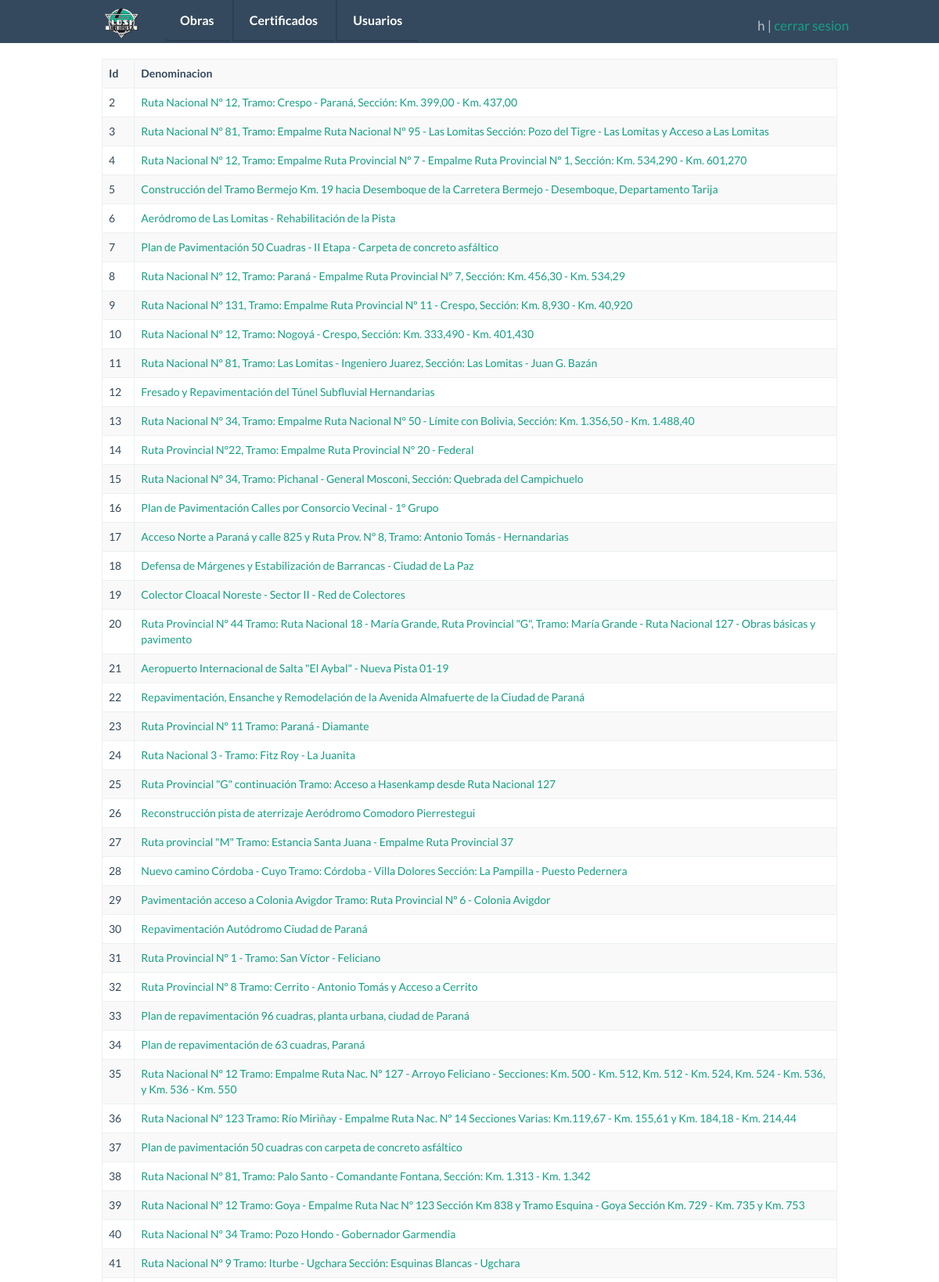
Screenshot of /obras/listado.php (signed in, upper part) with the database file from the repository.
### tables this page shows
CREATE TABLE `obrasejecutadas` (
  `ID` int(11) NOT NULL AUTO_INCREMENT,
  `Seleccion` tinyint(1) NOT NULL DEFAULT '0',
  `denominacion` varchar(255) DEFAULT NULL,
  `enejec` tinyint(1) NOT NULL DEFAULT '0',
  `idcomitente` smallint(5) unsigned DEFAULT NULL,
  `tipoDeObra` varchar(255) DEFAULT NULL,
  `montoContractualOriginal` double DEFAULT NULL,
  `montoContractualFinal` double DEFAULT NULL,
  `fechaTerminacionOriginal` timestamp NOT NULL DEFAULT CURRENT_TIMESTAMP ON UPDATE CURRENT_TIMESTAMP,
  `FechaTerminacionFinal` timestamp NOT NULL DEFAULT '0000-00-00 00:00:00',
  `PlazoOriginal` varchar(15) DEFAULT NULL,
  `PlazoFinal` varchar(15) DEFAULT NULL,
  `idPersoneria` smallint(5) unsigned DEFAULT NULL,
  `participacion` float DEFAULT NULL,
  `ute` varchar(50) DEFAULT NULL,
  `observacion` varchar(255) DEFAULT NULL,
  `longitud` double unsigned DEFAULT NULL,
  `longitudMedida` smallint(5) unsigned DEFAULT NULL,
  `terraplenes` double unsigned DEFAULT NULL,
  `terraplenesMedida` smallint(5) unsigned DEFAULT NULL,
  `recubrimiento` double unsigned DEFAULT NULL,
  `recubrimientoMedida` smallint(5) unsigned DEFAULT NULL,
  `baseNoButuminosa` double unsigned DEFAULT NULL,
  `baseMedida` smallint(5) unsigned DEFAULT NULL,
  `banquinaRipio` double unsigned DEFAULT NULL,
  `banquinaRipioMedida` smallint(5) unsigned DEFAULT NULL,
  `tratamientoTriple` double unsigned DEFAULT NULL,
  `tratamientoTripleMedida` smallint(5) unsigned DEFAULT NULL,
  `Hormigones` double unsigned DEFAULT NULL,
  `HormigonesMedida` smallint(5) unsigned DEFAULT NULL,
  `reforestacion` double unsigned DEFAULT NULL,
  `reforestacionMedida` smallint(5) unsigned DEFAULT NULL,
  `certEjecucion` tinyint(1) NOT NULL DEFAULT '0',
  `rp` tinyint(1) NOT NULL DEFAULT '0',
  `rd` tinyint(1) NOT NULL DEFAULT '0',
  `ok` tinyint(1) NOT NULL DEFAULT '0',
  `fechaInicio` timestamp NOT NULL DEFAULT '0000-00-00 00:00:00',
  `fechaLicitacion` timestamp NOT NULL DEFAULT '0000-00-00 00:00:00',
  `fechaContrato` timestamp NOT NULL DEFAULT '0000-00-00 00:00:00',
  `fechaReplanteo` timestamp NOT NULL DEFAULT '0000-00-00 00:00:00',
  `financiada` varchar(50) DEFAULT NULL,
  `comentario` varchar(255) DEFAULT NULL,
  `fechaRP` timestamp NOT NULL DEFAULT '0000-00-00 00:00:00',
  `fechaRD` timestamp NOT NULL DEFAULT '0000-00-00 00:00:00',
  `kml` varchar(45) DEFAULT NULL,
  PRIMARY KEY (`ID`),
  KEY `FK_obrasejecutadas_Comitente` (`idcomitente`),
  KEY `FK_obrasejecutadas_2` (`idPersoneria`),
  KEY `FK_obrasejecutadas_3` (`longitudMedida`),
  KEY `FK_obrasejecutadas_4` (`banquinaRipioMedida`),
  KEY `FK_obrasejecutadas_5` (`HormigonesMedida`),
  KEY `FK_obrasejecutadas_6` (`tratamientoTripleMedida`),
  KEY `FK_obrasejecutadas_7` (`terraplenesMedida`),
  KEY `FK_obrasejecutadas_8` (`recubrimientoMedida`),
  KEY `FK_obrasejecutadas_9` (`baseMedida`),
  KEY `FK_obrasejecutadas_10` (`reforestacionMedida`),
  CONSTRAINT `FK_obrasejecutadas_10` FOREIGN KEY (`reforestacionMedida`) REFERENCES `medida` (`idMedida`),
  CONSTRAINT `FK_obrasejecutadas_2` FOREIGN KEY (`idPersoneria`) REFERENCES `personeria` (`id`),
  CONSTRAINT `FK_obrasejecutadas_3` FOREIGN KEY (`longitudMedida`) REFERENCES `medida` (`idMedida`),
  CONSTRAINT `FK_obrasejecutadas_4` FOREIGN KEY (`banquinaRipioMedida`) REFERENCES `medida` (`idMedida`),
  CONSTRAINT `FK_obrasejecutadas_5` FOREIGN KEY (`HormigonesMedida`) REFERENCES `medida` (`idMedida`),
  CONSTRAINT `FK_obrasejecutadas_6` FOREIGN KEY (`tratamientoTripleMedida`) REFERENCES `medida` (`idMedida`),
  CONSTRAINT `FK_obrasejecutadas_7` FOREIGN KEY (`terraplenesMedida`) REFERENCES `medida` (`idMedida`),
  CONSTRAINT `FK_obrasejecutadas_8` FOREIGN KEY (`recubrimientoMedida`) REFERENCES `medida` (`idMedida`),
  CONSTRAINT `FK_obrasejecutadas_9` FOREIGN KEY (`baseMedida`) REFERENCES `medida` (`idMedida`),
  CONSTRAINT `FK_obrasejecutadas_Comitente` FOREIGN KEY (`idcomitente`) REFERENCES `comitente` (`id`)
);

### clases/ActiveRecord/MysqlObrasEjecutadasActiveRecord.php (called while the page is built, shortened)
<?php
include_once '../clases/ValueObject/ObrasEjecutadasValueObject.php';
class MysqlObrasEjecutadasActiveRecord implements ActiveRecord{
    public function buscarTodo() {
        $sql = "SELECT * FROM obrasejecutadas;";
        $resultado = mysql_query($sql);
        if($resultado){
            $aObras = array();
            while ($fila = mysql_fetch_object($resultado)){
                $oValueObject = new ObrasEjecutadasValueObject();
                $oValueObject->setBanquinaRipio($fila->banquinaRipio);
                $oValueObject->setBanquinaRipioMedida($fila->banquinaRipioMedida);
                $oValueObject->setBaseMedida($fila->baseMedida);
                $oValueObject->setBaseNoButuminosa($fila->baseNoButuminosa);
                $oValueObject->setCertEjecucion($fila->certEjecucion);
                $oValueObject->setComentario($fila->comentario);
                $oValueObject->setDenominacion($fila->denominacion);
                $oValueObject->setEnejec($fila->enejec);
                $oValueObject->setFechaContrato($fila->fechaContrato);
                $oValueObject->setFechaInicio($fila->fechaInicio);
                $oValueObject->setFechaLicitacion($fila->fechaLicitacion);
                $oValueObject->setFechaRD($fila->fechaRD);
                $oValueObject->setFechaRP($fila->fechaRP);
                $oValueObject->setFechaReplanteo($fila->fechaReplanteo);
                $oValueObject->setFechaTerminacionFinal($fila->FechaTerminacionFinal);
                $oValueObject->setFechaTerminacionOriginal($fila->fechaTerminacionOriginal);
                $oValueObject->setFinanciada($fila->financiada);
                $oValueObject->setHormigones($fila->Hormigones);
                $oValueObject->setHormigonesMedida($fila->HormigonesMedida);
                $oValueObject->setID($fila->ID);
                $oValueObject->setIdPersoneria($fila->idPersoneria);
                $oValueObject->setIdcomitente($fila->idcomitente);
                $oValueObject->setLongitud($fila->longitud);
                $oValueObject->setLongitudMedida($fila->longitudMedida);
                $oValueObject->setMontoContractualFinal($fila->montoContractualFinal);
                $oValueObject->setMontoContractualOriginal($fila->montoContractualOriginal);
                $oValueObject->setObservacion($fila->observacion);
                $oValueObject->setOk($fila->ok);
                $oValueObject->setParticipacion($fila->participacion);
                $oValueObject->setPlazoFinal($fila->PlazoFinal);
                $oValueObject->setPlazoOriginal($fila->PlazoOriginal);
                $oValueObject->setRd($fila->rd);
                $oValueObject->setRecubrimiento($fila->recubrimiento);
                $oValueObject->setRecubrimientoMedida($fila->recubrimientoMedida);
                $oValueObject->setReforestacion($fila->reforestacion);
                $oValueObject->setReforestacionMedida($fila->reforestacionMedida);
                $oValueObject->setRp($fila->rp);
                $oValueObject->setSeleccion($fila->Seleccion);
                $oValueObject->setTerraplenes($fila->terraplenes);
                $oValueObject->setTerraplenesMedida($fila->terraplenesMedida);
                $oValueObject->setTipoDeObra($fila->tipoDeObra);
                $oValueObject->setTratamientoTriple($fila->tratamientoTriple);
                $oValueObject->setTratamientoTripleMedida($fila->tratamientoTripleMedida);
                $oValueObject->setUte($fila->ute);
                $oValueObject->setKml($fila->kml);
                $aObras[] = $oValueObject;
            }
            return $aObras;
        } else {
            return FALSE;
        }
    }
}
?>

### clases/ValueObject/ObrasEjecutadasValueObject.php (called while the page is built, shortened)
<?php
class ObrasEjecutadasValueObject {
    private $ID, $Seleccion, $denominacion, $enejec, $idcomitente, $tipoDeObra;
    public function getID() {
        return $this->ID;
    }
    public function setID($ID) {
        $this->ID = $ID;
    }
    public function getDenominacion() {
        return $this->denominacion;
    }
    public function setDenominacion($denominacion) {
        $this->denominacion = $denominacion;
    }
}
?>

### obras/listado.php (the view, shortened to what this page needs)
<!DOCTYPE html>
<html>
    <head>
        <?php include_once "../includes/php/estilos.php";?>
    </head>
    <body>
        <?php include_once "../includes/php/header.php"; ?>
        <div class="container">
            <table class="table table-striped table-bordered table-hover">
                <tr>
                    <th>Id</th>
                    <th>Denominacion</th>
                </tr>
                <?php
                include_once '../clases/ActiveRecord/MysqlObrasEjecutadasActiveRecord.php';
                $oObras = new MysqlObrasEjecutadasActiveRecord();
                $aObras = $oObras->buscarTodo();
                foreach ($aObras as $llave => $valor) { ?>
                    <tr>
                        <td><?php echo $valor->getID(); ?></td>
                        <td><a href="muestra.php?id=<?php echo $valor->getID(); ?>"><?php echo utf8_encode($valor->getDenominacion()); ?></a></td>
                    </tr>
                    <?php
                }
                ?>
            </table>
        </div>
    </body>
</html>

### css/flat-ui.css (style rules this page uses)
body { font-family: 'Lato', Helvetica, Arial, sans-serif; font-size: 14px; line-height: 1.231; color: #34495e; background-color: #ffffff; }
a { color: #16a085; text-decoration: none; -webkit-transition: 0.25s; -moz-transition: 0.25s; -o-transition: 0.25s; transition: 0.25s; -webkit-backface-visibility: hidden; }

### css/demo.css (style rules this page uses)
.container { max-width: 970px !important; }

### css/otros-estilos.css (style rules this page uses)
table { max-width: 100%; background-color: transparent; }
th { text-align: left; }
.table { width: 100%; margin-bottom: 21px; }
.table > thead > tr > th, .table > tbody > tr > th, .table > tfoot > tr > th, .table > thead > tr > td, .table > tbody > tr > td, .table > tfoot > tr > td { padding: 8px; line-height: 1.428571429; vertical-align: top; border-top: 1px solid #ecf0f1; }
.table-bordered { border: 1px solid #ecf0f1; }
.table-bordered > thead > tr > th, .table-bordered > tbody > tr > th, .table-bordered > tfoot > tr > th, .table-bordered > thead > tr > td, .table-bordered > tbody > tr > td, .table-bordered > tfoot > tr > td { border: 1px solid #ecf0f1; }
.table-striped > tbody > tr:nth-child(odd) > td, .table-striped > tbody > tr:nth-child(odd) > th { background-color: #f9f9f9; }
* { margin: 0; }
html, body { height: 100%; }
.container { min-height: 100%; height: auto !important; height: 100%; margin: 0 auto -40px; }

### rows the page displays
obrasejecutadas: ID "2", denominacion "Ruta Nacional Nº 12, Tramo: Crespo - Paraná, Sección: Km. 399,00 - Km. 437,00"
obrasejecutadas: ID "3", denominacion "Ruta Nacional Nº 81, Tramo: Empalme Ruta Nacional Nº 95 - Las Lomitas Sección: Pozo del Tigre - Las Lomitas y Acceso a Las Lomitas"
obrasejecutadas: ID "4", denominacion "Ruta Nacional Nº 12, Tramo: Empalme Ruta Provincial Nº 7 - Empalme Ruta Provincial Nº 1, Sección: Km. 534,290 - Km. 601,270"
obrasejecutadas: ID "5", denominacion "Construcción del Tramo Bermejo Km. 19 hacia Desemboque de la Carretera Bermejo - Desemboque, Departamento Tarija"
obrasejecutadas: ID "6", denominacion "Aeródromo de Las Lomitas - Rehabilitación de la Pista"
obrasejecutadas: ID "7", denominacion "Plan de Pavimentación 50 Cuadras - II Etapa - Carpeta de concreto asfáltico"
obrasejecutadas: ID "8", denominacion "Ruta Nacional Nº 12, Tramo: Paraná - Empalme Ruta Provincial Nº 7, Sección: Km. 456,30 - Km. 534,29"
obrasejecutadas: ID "9", denominacion "Ruta Nacional Nº 131, Tramo: Empalme Ruta Provincial Nº 11 - Crespo, Sección: Km. 8,930 - Km. 40,920"
obrasejecutadas: ID "10", denominacion "Ruta Nacional Nº 12, Tramo: Nogoyá - Crespo, Sección: Km. 333,490 - Km. 401,430"
obrasejecutadas: ID "11", denominacion "Ruta Nacional Nº 81, Tramo: Las Lomitas - Ingeniero Juarez, Sección: Las Lomitas - Juan G. Bazán"
obrasejecutadas: ID "12", denominacion "Fresado y Repavimentación del Túnel Subfluvial Hernandarias"
obrasejecutadas: ID "13", denominacion "Ruta Nacional N° 34, Tramo: Empalme Ruta Nacional N° 50 - Límite con Bolivia, Sección: Km. 1.356,50 - Km. 1.488,40"
obrasejecutadas: ID "14", denominacion "Ruta Provincial N°22, Tramo: Empalme Ruta Provincial N° 20 - Federal"
obrasejecutadas: ID "15", denominacion "Ruta Nacional N° 34, Tramo: Pichanal - General Mosconi, Sección: Quebrada del Campichuelo"
obrasejecutadas: ID "16", denominacion "Plan de Pavimentación Calles por Consorcio Vecinal - 1° Grupo"
obrasejecutadas: ID "17", denominacion "Acceso Norte a Paraná y calle 825 y Ruta Prov. Nº 8, Tramo: Antonio Tomás - Hernandarias"
obrasejecutadas: ID "18", denominacion "Defensa de Márgenes y Estabilización de Barrancas - Ciudad de La Paz"
obrasejecutadas: ID "19", denominacion "Colector Cloacal Noreste - Sector II - Red de Colectores"
obrasejecutadas: ID "20", denominacion "Ruta Provincial Nº 44 Tramo: Ruta Nacional 18 - María Grande, Ruta Provincial \"G\", Tramo: María Grande - Ruta Nacional 127 - Obras básicas y pavimento"
obrasejecutadas: ID "21", denominacion "Aeropuerto Internacional de Salta \"El Aybal\" - Nueva Pista 01-19"
obrasejecutadas: ID "22", denominacion "Repavimentación, Ensanche y Remodelación de la Avenida Almafuerte de la Ciudad de Paraná"
obrasejecutadas: ID "23", denominacion "Ruta Provincial Nº 11 Tramo: Paraná - Diamante"
obrasejecutadas: ID "24", denominacion "Ruta Nacional 3 - Tramo: Fitz Roy - La Juanita"
obrasejecutadas: ID "25", denominacion "Ruta Provincial \"G\" continuación Tramo: Acceso a Hasenkamp desde Ruta Nacional 127"
obrasejecutadas: ID "26", denominacion "Reconstrucción pista de aterrizaje Aeródromo Comodoro Pierrestegui"
obrasejecutadas: ID "27", denominacion "Ruta provincial \"M\" Tramo: Estancia Santa Juana - Empalme Ruta Provincial 37"
obrasejecutadas: ID "28", denominacion "Nuevo camino Córdoba - Cuyo Tramo: Córdoba - Villa Dolores Sección: La Pampilla - Puesto Pedernera"
obrasejecutadas: ID "29", denominacion "Pavimentación acceso a Colonia Avigdor Tramo: Ruta Provincial Nº 6 - Colonia Avigdor"
obrasejecutadas: ID "30", denominacion "Repavimentación Autódromo Ciudad de Paraná"
obrasejecutadas: ID "31", denominacion "Ruta Provincial Nº 1 - Tramo: San Víctor - Feliciano"
obrasejecutadas: ID "32", denominacion "Ruta Provincial Nº 8 Tramo: Cerrito - Antonio Tomás y Acceso a Cerrito"
obrasejecutadas: ID "33", denominacion "Plan de repavimentación 96 cuadras, planta urbana, ciudad de Paraná"
obrasejecutadas: ID "34", denominacion "Plan de repavimentación de 63 cuadras, Paraná"
obrasejecutadas: ID "35", denominacion "Ruta Nacional Nº 12 Tramo: Empalme Ruta Nac. Nº 127 - Arroyo Feliciano - Secciones: Km. 500 - Km. 512, Km. 512 - Km. 524, Km. 524 - Km. 536, y Km. 536 - Km. 550"
obrasejecutadas: ID "36", denominacion "Ruta Nacional Nº 123 Tramo: Río Miriñay - Empalme Ruta Nac. Nº 14 Secciones Varias: Km.119,67 - Km. 155,61 y Km. 184,18 - Km. 214,44"
obrasejecutadas: ID "37", denominacion "Plan de pavimentación 50 cuadras con carpeta de concreto asfáltico"
obrasejecutadas: ID "38", denominacion "Ruta Nacional Nº 81, Tramo: Palo Santo - Comandante Fontana, Sección: Km. 1.313 - Km. 1.342"
obrasejecutadas: ID "39", denominacion "Ruta Nacional Nº 12 Tramo: Goya - Empalme Ruta Nac Nº 123 Sección Km 838 y Tramo Esquina - Goya Sección Km. 729 - Km. 735 y Km. 753"
obrasejecutadas: ID "40", denominacion "Ruta Nacional Nº 34 Tramo: Pozo Hondo - Gobernador Garmendia"
obrasejecutadas: ID "41", denominacion "Ruta Nacional Nº 9 Tramo: Iturbe - Ugchara Sección: Esquinas Blancas - Ugchara"

### other values shown
$_SESSION['nombre'] "h"
